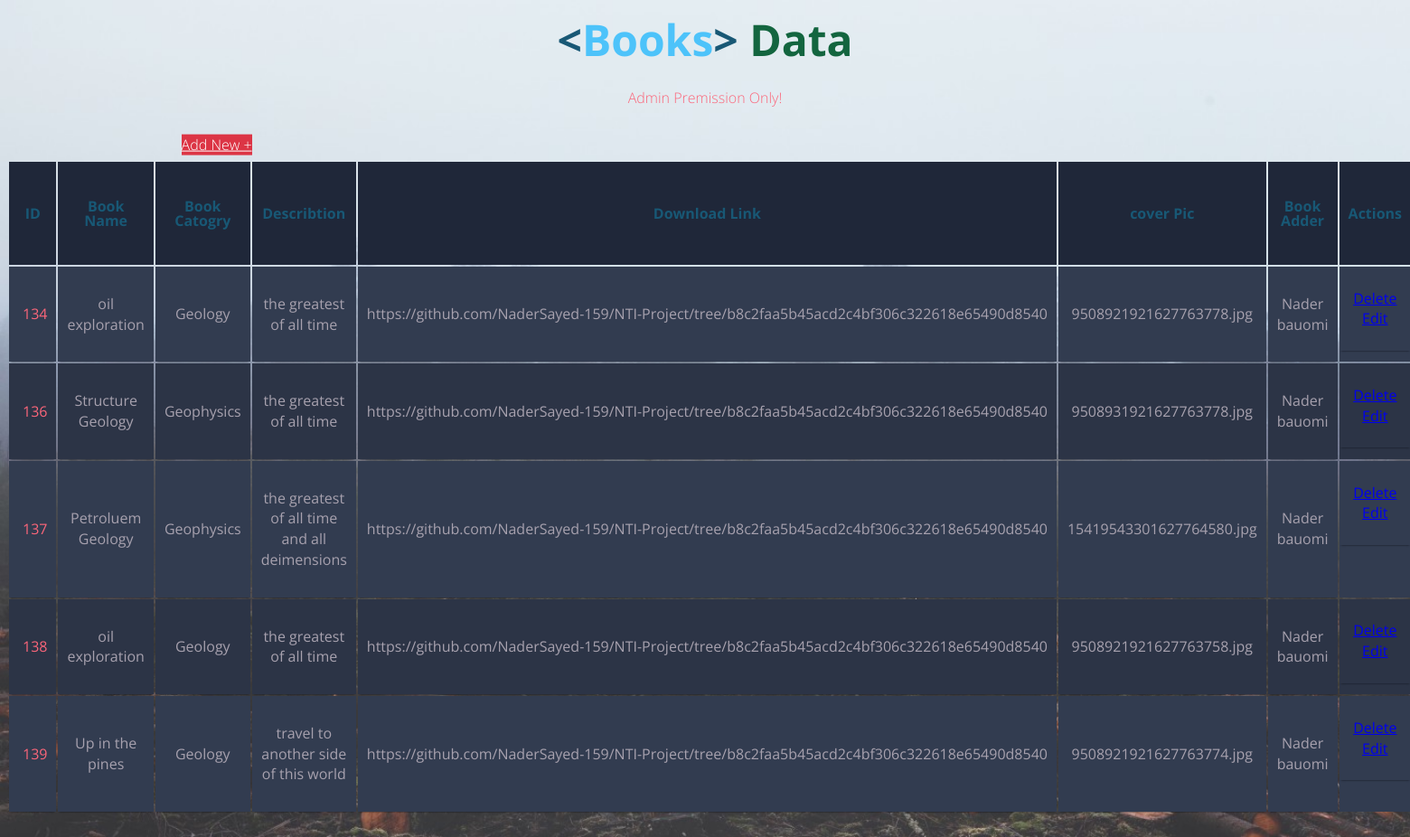
The app's page /admin/resources/questionsReplaies/index.php with its own data.
### tables this page shows
CREATE TABLE `books` (
  `id` int(11) NOT NULL,
  `book_name` char(80) NOT NULL,
  `book_category` int(11) DEFAULT NULL,
  `describtion` varchar(300) NOT NULL,
  `Download` varchar(300) NOT NULL,
  `coverPic` char(60) NOT NULL,
  `book_adder` int(11) DEFAULT NULL
);

CREATE TABLE `bookscategory` (
  `id` int(11) NOT NULL,
  `book_category` char(60) NOT NULL
);

CREATE TABLE `users` (
  `id` int(11) NOT NULL,
  `name` char(50) NOT NULL,
  `email` char(80) NOT NULL,
  `password` char(50) NOT NULL,
  `phone` char(11) NOT NULL,
  `gender` char(40) NOT NULL,
  `user_type` int(11) DEFAULT NULL
);

### admin/resources/questionsReplaies/index.php (the view, shortened to what this page needs)
<?php
require '../../../dbConnection.php';
$sql = "select books.* , bookscategory.id as bookId , bookscategory.book_category as category , users.id as userID ,users.name as adder from books join bookscategory on books.book_category = bookscategory.id join users on books.book_adder = users.id  order by books.id asc";
$op = mysqli_query($con, $sql);
?>
<!DOCTYPE html>
<html lang="en">
<head>
    <link rel="stylesheet" href="../../../css/display.css">
</head>
<body>
    <h1 class="head"><span class="blue">&lt;</span>Books<span class="blue">&gt;</span> <span class="yellow">Data</pan>
    </h1>
    <h2>Admin Premission Only! <br><br>
    </h2>
    <a href="create.php" class="btn btn-danger add" style="    color: #fff ;
    background-color: #dc3545;
    border-color: #dc3545;">Add New +</a>
    <table class="container">
        <thead>
            <tr>
                <th>
                    <h1>ID</h1>
                </th>
                <th>
                    <h1>Book Name</h1>
                </th>
                <th>
                    <h1>Book Catogry</h1>
                </th>
                <th>
                    <h1>Describtion</h1>
                </th>
                <th>
                    <h1>Download Link</h1>
                </th>
                <th>
                    <h1>cover Pic</h1>
                </th>
                <th>
                    <h1>Book Adder</h1>
                </th>
                <th>
                    <h1>Actions</h1>
                </th>
            </tr>
        </thead>
        <tbody>
            <?php while ($data = mysqli_fetch_assoc($op)) { ?>
                <tr>
                    <td><?php echo $data['id']; ?></td>
                    <td><?php echo $data['book_name']; ?></td>
                    <td><?php echo $data['category']; ?></td>
                    <td style="text-align: center;"><?php echo $data['describtion']; ?></td>
                    <td style="white-space: nowrap;overflow: hidden;text-overflow: ellipsis;"><?php echo $data['Download']; ?></td>
                    <td style="white-space: nowrap;overflow: hidden;text-overflow: ellipsis;"><?php echo $data['coverPic']; ?></td>
                    <td><?php echo $data['adder']; ?></td>
                    <td>
                        <a href="delete.php?id=<?php echo $data['id'] ?>" class="btn btn-danger ">Delete</a>
                        <a href="edit.php?id=<?php echo $data['id']; ?>" class="btn btn-success ">Edit</a>
                    </td>
                </tr>
            <?php } ?>
        </tbody>
    </table>
</body>
</html>

### assests/css/display.css (style rules this page uses)
body { font-family: 'Open Sans', sans-serif; font-weight: 300; line-height: 1.42em; color: #A7A1AE; background: url(../images/bg.jpg); background-size: cover; background-repeat: no-repeat; perspective: 300px; }
h1 { font-size: 3em; font-weight: 300; line-height: 1em; color: #4DC3FA; font-weight: bold; text-align: center; }
h2 { font-size: 1em; font-weight: 300; text-align: center; display: block; line-height: 1em; padding-bottom: 2em; color: #FB667A; }
.blue { color: #185875; }
.yellow { color: #13653f; }
.container th h1 { font-weight: bold; font-size: 1em; text-align: center; color: #185875; }
.container td { font-weight: normal; font-size: 1em; -webkit-box-shadow: 0 2px 2px -2px #0E1119; -moz-box-shadow: 0 2px 2px -2px #0E1119; box-shadow: 0 2px 2px -2px #0E1119; }
.container { text-align: center; width: 100%; margin: 0 auto; display: table; padding: 0 0 8em 0; width: 100%; }
.container td, .container th { padding: 30px 10px; }
.container tr:nth-child(odd) { background-color: #323C50; }
.container tr:nth-child(even) { background-color: #2C3446; }
.container th { background-color: #1F2739; }
.container td:first-child { color: #FB667A; padding-left: 15px; }
.container td:last-child { display: flex; flex-direction: column; align-items: center; justify-content: space-evenly; padding: 30% 10px; }

### admin/resources/questionsReplaies/index.php (style rules this page uses)
.head { margin-top: 20px; }
.add { text-align: center; position: absolute; left: 15%; transform: translateX(-50%) translateY(-125%); }
table { width: 100% !important; }
tr td:nth-of-type(5) { width: 10% !important; }

### records on screen
books: id "134", book_name "oil exploration", book_category.book_category "Geology", describtion "the greatest of all time", Download "https://github.com/NaderSayed-159/NTI-Project/tree/b8c2faa5b45acd2c4bf306c322618e65490d8540", coverPic "9508921921627763778.jpg", book_adder.name "Nader bauomi"
books: id "136", book_name "Structure Geology", book_category.book_category "Geophysics", describtion "the greatest of all time", Download "https://github.com/NaderSayed-159/NTI-Project/tree/b8c2faa5b45acd2c4bf306c322618e65490d8540", coverPic "9508931921627763778.jpg", book_adder.name "Nader bauomi"
books: id "137", book_name "Petroluem Geology", book_category.book_category "Geophysics", describtion "the greatest of all time and all deimensions", Download "https://github.com/NaderSayed-159/NTI-Project/tree/b8c2faa5b45acd2c4bf306c322618e65490d8540", coverPic "15419543301627764580.jpg", book_adder.name "Nader bauomi"
books: id "138", book_name "oil exploration", book_category.book_category "Geology", describtion "the greatest of all time", Download "https://github.com/NaderSayed-159/NTI-Project/tree/b8c2faa5b45acd2c4bf306c322618e65490d8540", coverPic "9508921921627763758.jpg", book_adder.name "Nader bauomi"
books: id "139", book_name "Up in the pines", book_category.book_category "Geology", describtion "travel to another side of this world", Download "https://github.com/NaderSayed-159/NTI-Project/tree/b8c2faa5b45acd2c4bf306c322618e65490d8540", coverPic "9508921921627763774.jpg", book_adder.name "Nader bauomi"
